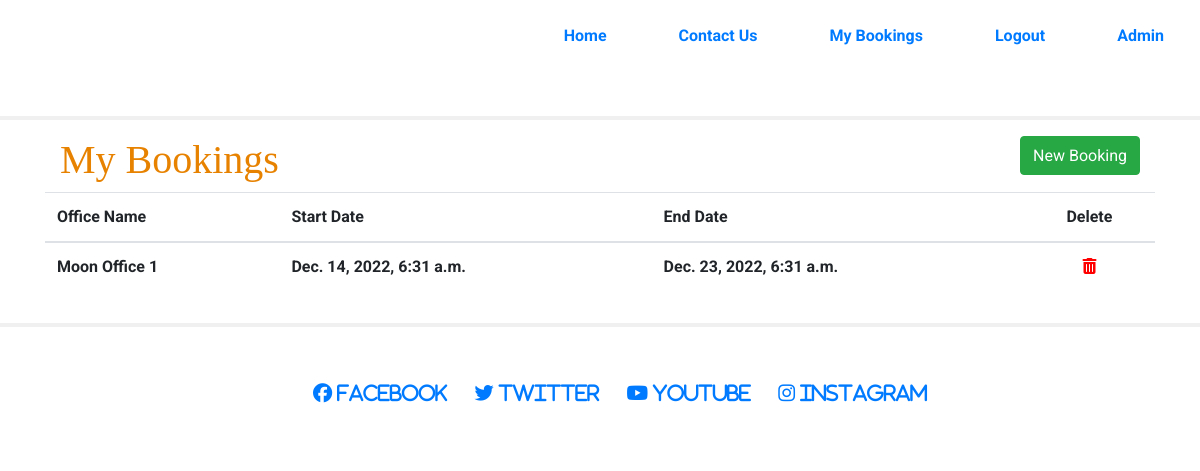
Before: /office_bookings/ (signed in) with the older database file.
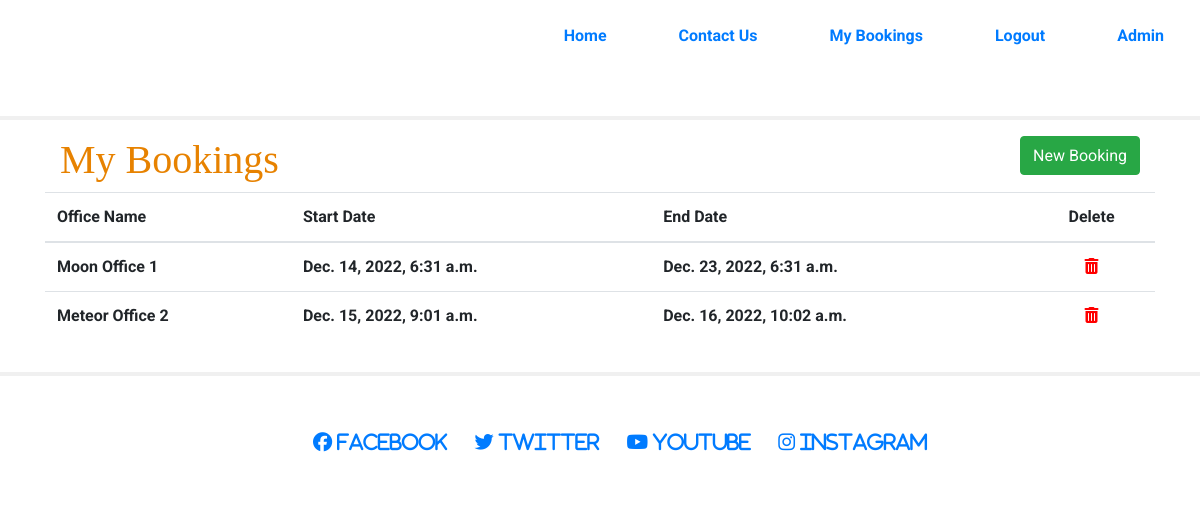
After: the same page with the newer database file.
### myspace/models.py (models this page shows, shortened)
class Office_Spaces_Booked(models.Model):
    id = models.BigAutoField(primary_key=True)
    Office_Space_id = models.ForeignKey(Office_Spaces,on_delete=models.SET_NULL,null=True)
    office_type = models.ForeignKey(Office_Types,on_delete=models.SET_NULL,null=True)
    user = models.ForeignKey(User,on_delete=models.CASCADE)
    status = models.IntegerField(choices=STATUS, default=1)
    created_on = models.DateTimeField(auto_now_add=True)
    start_datetime = models.DateTimeField()
    end_datetime = models.DateTimeField()
    class Meta:
        ordering = ['created_on']

class Office_Spaces(models.Model):
    office_name = models.CharField(max_length=50)
    office_type = models.ForeignKey(
        Office_Types,
        on_delete=models.CASCADE)
    def __str__(self):
        return self.office_name

### myspace/views.py (the view)
# urls.py: path('office_bookings/', OfficeBookedList.as_view(), name='OfficeBookedList'),
class OfficeBookedList(generic.ListView):
    model = Office_Spaces_Booked
    def get_queryset(self, *args, **kwargs):
        if self.request.user.is_staff:
            booking_list = Office_Spaces_Booked.objects.all()
            return booking_list
        else:
            booking_list = Office_Spaces_Booked.objects.filter(user=self.request.user).order_by(id)
    template_name = 'office_bookings.html'
    paginate_by = 10

### templates/office_bookings.html (shortened to what this page needs)
{% extends "base.html" %}
{% block content %}
<div class="container-fluid">
    <div class="row">
        <div class="col">
            <h1 class="headings">My Bookings</h1>
        </div>
        <div class="col">
            <button class="btn btn-success float-right" onclick="window.location.href='/book'">New Booking</button>
        </div>
        <table class="table">
            <thead>
                <tr>
                    <th scope="col">Office Name</th>
                    <th scope="col">Start Date</th>
                    <th scope="col">End Date</th>
                    <th scope="col" class="icon-center">Delete</th>
                </tr>
            </thead>
            <tbody>
                {% for office_spaces_booked in object_list %}
                <tr>
                    <td>{{office_spaces_booked.Office_Space_id}}</td>
                    <td>{{office_spaces_booked.start_datetime}}</td>
                    <td>{{office_spaces_booked.end_datetime}}</td>
                    <td class="icon-center"><a href="{% url 'delete_office_booking' office_spaces_booked.id %}"><i class="fa fa-trash" aria-hidden="true"></i></a></td>
                </tr>
                {% endfor %}
            </tbody>
        </table>
    </div>
</div>
{%endblock %}

Changed rows visible on the page:
added Office_Spaces_Booked: Office_Space_id "Meteor Office 2", start_datetime "Dec. 15, 2022, 9:01 a.m.", end_datetime "Dec. 16, 2022, 10:02 a.m."
